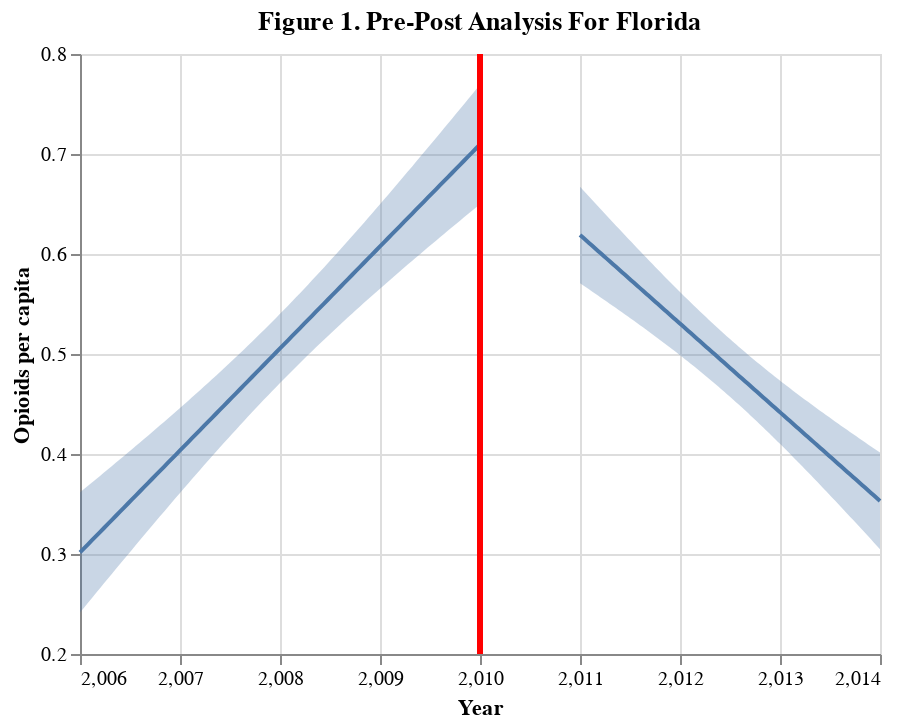

Write notebook code for a chart like this one.
### Markdown cell above
> pre-post opioids

### Code cell
xvar= "TRANSACTION_YEAR"
yvar="opioid_shipment_population_ratio"
analysis = "Figure 1. Pre-Post Analysis For Florida"
target = "Opioids per capita"
fit, chart = pre_post(FL, yvar, xvar, 2010, analysis, target, alpha=0.05)
chart

### Figure 1 — Vega-Lite specification as saved in the notebook (floating-point values rounded to 4 significant figures)
{"config": {"view": {"continuousWidth": 400, "continuousHeight": 300}}, "layer": [{"data": {"name": "data-a76bc3c2d5323b0b898fb3b36c66be7e"}, "mark": "errorband", "encoding": {"x": {"field": "TRANSACTION_YEAR", "type": "quantitative"}, "y": {"axis": {"title": "Opioids per capita"}, "field": "ci_low", "type": "quantitative"}, "y2": {"field": "ci_high"}}}, {"data": {"name": "data-72e9d8d68cb19b247562987fa0ee10a0"}, "mark": "errorband", "encoding": {"x": {"field": "TRANSACTION_YEAR", "type": "quantitative"}, "y": {"axis": {"title": "Opioids per capita"}, "field": "ci_low", "type": "quantitative"}, "y2": {"field": "ci_high"}}}, {"data": {"name": "data-a76bc3c2d5323b0b898fb3b36c66be7e"}, "mark": "line", "encoding": {"x": {"field": "TRANSACTION_YEAR", "type": "quantitative"}, "y": {"field": "opioid_shipment_population_ratio", "scale": {"zero": false}, "type": "quantitative"}}}, {"data": {"name": "data-72e9d8d68cb19b247562987fa0ee10a0"}, "mark": "line", "encoding": {"x": {"field": "TRANSACTION_YEAR", "title": "Year", "type": "quantitative"}, "y": {"field": "opioid_shipment_population_ratio", "scale": {"zero": false}, "type": "quantitative"}}}, {"data": {"name": "data-c6a99109c809d7b1b46dbbb9b2adf5d2"}, "mark": {"type": "rule", "color": "red", "strokeWidth": 3}, "encoding": {"x": {"field": "x", "type": "quantitative"}}}], "title": "Figure 1. Pre-Post Analysis For Florida", "$schema": "https://vega.github.io/schema/vega-lite/v4.17.0.json", "datasets": {"data-a76bc3c2d5323b0b898fb3b36c66be7e": [{"TRANSACTION_YEAR": 2006.0, "opioid_shipment_population_ratio": 0.3015, "ci_low": 0.2415, "ci_high": 0.3616}, {"TRANSACTION_YEAR": 2006.0, "opioid_shipment_population_ratio": 0.3056, "ci_low": 0.2463, "ci_high": 0.3649}, {"TRANSACTION_YEAR": 2006.0, "opioid_shipment_population_ratio": 0.3097, "ci_low": 0.2512, "ci_high": 0.3682}, {"TRANSACTION_YEAR": 2006.0, "opioid_shipment_population_ratio": 0.3138, "ci_low": 0.2561, "ci_high": 0.3715}, {"TRANSACTION_YEAR": 2006.0, "opioid_shipment_population_ratio": 0.3179, "ci_low": 0.2609, "ci_high": 0.3748}, {"TRANSACTION_YEAR": 2006.0, "opioid_shipment_population_ratio": 0.3219, "ci_low": 0.2658, "ci_high": 0.3781}, {"TRANSACTION_YEAR": 2006.0, "opioid_shipment_population_ratio": 0.326, "ci_low": 0.2706, "ci_high": 0.3814}, {"TRANSACTION_YEAR": 2006.0, "opioid_shipment_population_ratio": 0.3301, "ci_low": 0.2755, "ci_high": 0.3847}, {"TRANSACTION_YEAR": 2006.0, "opioid_shipment_population_ratio": 0.3342, "ci_low": 0.2803, "ci_high": 0.388}, {"TRANSACTION_YEAR": 2006.0, "opioid_shipment_population_ratio": 0.3383, "ci_low": 0.2851, "ci_high": 0.3914}, {"TRANSACTION_YEAR": 2006.0, "opioid_shipment_population_ratio": 0.3423, "ci_low": 0.29, "ci_high": 0.3947}, {"TRANSACTION_YEAR": 2006.0, "opioid_shipment_population_ratio": 0.3464, "ci_low": 0.2948, "ci_high": 0.3981}, {"TRANSACTION_YEAR": 2006.0, "opioid_shipment_population_ratio": 0.3505, "ci_low": 0.2996, "ci_high": 0.4014}, {"TRANSACTION_YEAR": 2007.0, "opioid_shipment_population_ratio": 0.3546, "ci_low": 0.3044, "ci_high": 0.4048}, {"TRANSACTION_YEAR": 2007.0, "opioid_shipment_population_ratio": 0.3587, "ci_low": 0.3091, "ci_high": 0.4082}, {"TRANSACTION_YEAR": 2007.0, "opioid_shipment_population_ratio": 0.3627, "ci_low": 0.3139, "ci_high": 0.4116}, {"TRANSACTION_YEAR": 2007.0, "opioid_shipment_population_ratio": 0.3668, "ci_low": 0.3187, "ci_high": 0.415}, {"TRANSACTION_YEAR": 2007.0, "opioid_shipment_population_ratio": 0.3709, "ci_low": 0.3234, "ci_high": 0.4184}, {"TRANSACTION_YEAR": 2007.0, "opioid_shipment_population_ratio": 0.375, "ci_low": 0.3282, "ci_high": 0.4218}, {"TRANSACTION_YEAR": 2007.0, "opioid_shipment_population_ratio": 0.3791, "ci_low": 0.3329, "ci_high": 0.4252}, {"TRANSACTION_YEAR": 2007.0, "opioid_shipment_population_ratio": 0.3831, "ci_low": 0.3376, "ci_high": 0.4286}, {"TRANSACTION_YEAR": 2007.0, "opioid_shipment_population_ratio": 0.3872, "ci_low": 0.3423, "ci_high": 0.4321}, {"TRANSACTION_YEAR": 2007.0, "opioid_shipment_population_ratio": 0.3913, "ci_low": 0.347, "ci_high": 0.4356}, {"TRANSACTION_YEAR": 2007.0, "opioid_shipment_population_ratio": 0.3954, "ci_low": 0.3517, "ci_high": 0.439}, {"TRANSACTION_YEAR": 2007.0, "opioid_shipment_population_ratio": 0.3995, "ci_low": 0.3564, "ci_high": 0.4425}, {"TRANSACTION_YEAR": 2007.0, "opioid_shipment_population_ratio": 0.4035, "ci_low": 0.3611, "ci_high": 0.446}, {"TRANSACTION_YEAR": 2007.0, "opioid_shipment_population_ratio": 0.4076, "ci_low": 0.3657, "ci_high": 0.4496}, {"TRANSACTION_YEAR": 2007.0, "opioid_shipment_population_ratio": 0.4117, "ci_low": 0.3703, "ci_high": 0.4531}, {"TRANSACTION_YEAR": 2007.0, "opioid_shipment_population_ratio": 0.4158, "ci_low": 0.3749, "ci_high": 0.4566}, {"TRANSACTION_YEAR": 2007.0, "opioid_shipment_population_ratio": 0.4199, "ci_low": 0.3795, "ci_high": 0.4602}, {"TRANSACTION_YEAR": 2007.0, "opioid_shipment_population_ratio": 0.4239, "ci_low": 0.3841, "ci_high": 0.4638}, {"TRANSACTION_YEAR": 2007.0, "opioid_shipment_population_ratio": 0.428, "ci_low": 0.3887, "ci_high": 0.4674}, {"TRANSACTION_YEAR": 2007.0, "opioid_shipment_population_ratio": 0.4321, "ci_low": 0.3932, "ci_high": 0.471}, {"TRANSACTION_YEAR": 2007.0, "opioid_shipment_population_ratio": 0.4362, "ci_low": 0.3977, "ci_high": 0.4747}, {"TRANSACTION_YEAR": 2007.0, "opioid_shipment_population_ratio": 0.4403, "ci_low": 0.4022, "ci_high": 0.4783}, {"TRANSACTION_YEAR": 2007.0, "opioid_shipment_population_ratio": 0.4444, "ci_low": 0.4067, "ci_high": 0.482}, {"TRANSACTION_YEAR": 2007.0, "opioid_shipment_population_ratio": 0.4484, "ci_low": 0.4111, "ci_high": 0.4857}, {"TRANSACTION_YEAR": 2007.0, "opioid_shipment_population_ratio": 0.4525, "ci_low": 0.4156, "ci_high": 0.4894}, {"TRANSACTION_YEAR": 2008.0, "opioid_shipment_population_ratio": 0.4566, "ci_low": 0.42, "ci_high": 0.4932}, {"TRANSACTION_YEAR": 2008.0, "opioid_shipment_population_ratio": 0.4607, "ci_low": 0.4244, "ci_high": 0.497}, {"TRANSACTION_YEAR": 2008.0, "opioid_shipment_population_ratio": 0.4648, "ci_low": 0.4287, "ci_high": 0.5008}, {"TRANSACTION_YEAR": 2008.0, "opioid_shipment_population_ratio": 0.4688, "ci_low": 0.4331, "ci_high": 0.5046}, {"TRANSACTION_YEAR": 2008.0, "opioid_shipment_population_ratio": 0.4729, "ci_low": 0.4374, "ci_high": 0.5084}, {"TRANSACTION_YEAR": 2008.0, "opioid_shipment_population_ratio": 0.477, "ci_low": 0.4417, "ci_high": 0.5123}, {"TRANSACTION_YEAR": 2008.0, "opioid_shipment_population_ratio": 0.4811, "ci_low": 0.4459, "ci_high": 0.5162}, {"TRANSACTION_YEAR": 2008.0, "opioid_shipment_population_ratio": 0.4852, "ci_low": 0.4502, "ci_high": 0.5201}, {"TRANSACTION_YEAR": 2008.0, "opioid_shipment_population_ratio": 0.4892, "ci_low": 0.4544, "ci_high": 0.5241}, {"TRANSACTION_YEAR": 2008.0, "opioid_shipment_population_ratio": 0.4933, "ci_low": 0.4586, "ci_high": 0.5281}, {"TRANSACTION_YEAR": 2008.0, "opioid_shipment_population_ratio": 0.4974, "ci_low": 0.4627, "ci_high": 0.5321}, {"TRANSACTION_YEAR": 2008.0, "opioid_shipment_population_ratio": 0.5015, "ci_low": 0.4669, "ci_high": 0.5361}, {"TRANSACTION_YEAR": 2008.0, "opioid_shipment_population_ratio": 0.5056, "ci_low": 0.471, "ci_high": 0.5402}, {"TRANSACTION_YEAR": 2008.0, "opioid_shipment_population_ratio": 0.5096, "ci_low": 0.475, "ci_high": 0.5442}, {"TRANSACTION_YEAR": 2008.0, "opioid_shipment_population_ratio": 0.5137, "ci_low": 0.4791, "ci_high": 0.5484}, {"TRANSACTION_YEAR": 2008.0, "opioid_shipment_population_ratio": 0.5178, "ci_low": 0.4831, "ci_high": 0.5525}, {"TRANSACTION_YEAR": 2008.0, "opioid_shipment_population_ratio": 0.5219, "ci_low": 0.4871, "ci_high": 0.5567}, {"TRANSACTION_YEAR": 2008.0, "opioid_shipment_population_ratio": 0.526, "ci_low": 0.491, "ci_high": 0.5609}, {"TRANSACTION_YEAR": 2008.0, "opioid_shipment_population_ratio": 0.53, "ci_low": 0.495, "ci_high": 0.5651}, {"TRANSACTION_YEAR": 2008.0, "opioid_shipment_population_ratio": 0.5341, "ci_low": 0.4989, "ci_high": 0.5693}, {"TRANSACTION_YEAR": 2008.0, "opioid_shipment_population_ratio": 0.5382, "ci_low": 0.5028, "ci_high": 0.5736}, {"TRANSACTION_YEAR": 2008.0, "opioid_shipment_population_ratio": 0.5423, "ci_low": 0.5066, "ci_high": 0.5779}, {"TRANSACTION_YEAR": 2008.0, "opioid_shipment_population_ratio": 0.5464, "ci_low": 0.5105, "ci_high": 0.5823}, {"TRANSACTION_YEAR": 2008.0, "opioid_shipment_population_ratio": 0.5504, "ci_low": 0.5143, "ci_high": 0.5866}, {"TRANSACTION_YEAR": 2008.0, "opioid_shipment_population_ratio": 0.5545, "ci_low": 0.5181, "ci_high": 0.591}, {"TRANSACTION_YEAR": 2009.0, "opioid_shipment_population_ratio": 0.5586, "ci_low": 0.5218, "ci_high": 0.5954}, {"TRANSACTION_YEAR": 2009.0, "opioid_shipment_population_ratio": 0.5627, "ci_low": 0.5256, "ci_high": 0.5998}, {"TRANSACTION_YEAR": 2009.0, "opioid_shipment_population_ratio": 0.5668, "ci_low": 0.5293, "ci_high": 0.6043}, {"TRANSACTION_YEAR": 2009.0, "opioid_shipment_population_ratio": 0.5708, "ci_low": 0.533, "ci_high": 0.6087}, {"TRANSACTION_YEAR": 2009.0, "opioid_shipment_population_ratio": 0.5749, "ci_low": 0.5366, "ci_high": 0.6132}, {"TRANSACTION_YEAR": 2009.0, "opioid_shipment_population_ratio": 0.579, "ci_low": 0.5403, "ci_high": 0.6177}, {"TRANSACTION_YEAR": 2009.0, "opioid_shipment_population_ratio": 0.5831, "ci_low": 0.5439, "ci_high": 0.6223}, {"TRANSACTION_YEAR": 2009.0, "opioid_shipment_population_ratio": 0.5872, "ci_low": 0.5475, "ci_high": 0.6268}, {"TRANSACTION_YEAR": 2009.0, "opioid_shipment_population_ratio": 0.5912, "ci_low": 0.5511, "ci_high": 0.6314}, {"TRANSACTION_YEAR": 2009.0, "opioid_shipment_population_ratio": 0.5953, "ci_low": 0.5547, "ci_high": 0.636}, {"TRANSACTION_YEAR": 2009.0, "opioid_shipment_population_ratio": 0.5994, "ci_low": 0.5583, "ci_high": 0.6406}, {"TRANSACTION_YEAR": 2009.0, "opioid_shipment_population_ratio": 0.6035, "ci_low": 0.5618, "ci_high": 0.6452}, {"TRANSACTION_YEAR": 2009.0, "opioid_shipment_population_ratio": 0.6076, "ci_low": 0.5653, "ci_high": 0.6498}, {"TRANSACTION_YEAR": 2009.0, "opioid_shipment_population_ratio": 0.6117, "ci_low": 0.5688, "ci_high": 0.6545}, {"TRANSACTION_YEAR": 2009.0, "opioid_shipment_population_ratio": 0.6157, "ci_low": 0.5723, "ci_high": 0.6591}, {"TRANSACTION_YEAR": 2009.0, "opioid_shipment_population_ratio": 0.6198, "ci_low": 0.5758, "ci_high": 0.6638}, {"TRANSACTION_YEAR": 2009.0, "opioid_shipment_population_ratio": 0.6239, "ci_low": 0.5793, "ci_high": 0.6685}, {"TRANSACTION_YEAR": 2009.0, "opioid_shipment_population_ratio": 0.628, "ci_low": 0.5828, "ci_high": 0.6732}, {"TRANSACTION_YEAR": 2009.0, "opioid_shipment_population_ratio": 0.6321, "ci_low": 0.5862, "ci_high": 0.6779}, {"TRANSACTION_YEAR": 2009.0, "opioid_shipment_population_ratio": 0.6361, "ci_low": 0.5896, "ci_high": 0.6826}, {"TRANSACTION_YEAR": 2009.0, "opioid_shipment_population_ratio": 0.6402, "ci_low": 0.5931, "ci_high": 0.6874}, {"TRANSACTION_YEAR": 2009.0, "opioid_shipment_population_ratio": 0.6443, "ci_low": 0.5965, "ci_high": 0.6921}, {"TRANSACTION_YEAR": 2009.0, "opioid_shipment_population_ratio": 0.6484, "ci_low": 0.5999, "ci_high": 0.6969}, {"TRANSACTION_YEAR": 2009.0, "opioid_shipment_population_ratio": 0.6525, "ci_low": 0.6033, "ci_high": 0.7017}, {"TRANSACTION_YEAR": 2009.0, "opioid_shipment_population_ratio": 0.6565, "ci_low": 0.6066, "ci_high": 0.7064}, {"TRANSACTION_YEAR": 2010.0, "opioid_shipment_population_ratio": 0.6606, "ci_low": 0.61, "ci_high": 0.7112}, {"TRANSACTION_YEAR": 2010.0, "opioid_shipment_population_ratio": 0.6647, "ci_low": 0.6134, "ci_high": 0.716}, {"TRANSACTION_YEAR": 2010.0, "opioid_shipment_population_ratio": 0.6688, "ci_low": 0.6167, "ci_high": 0.7208}, {"TRANSACTION_YEAR": 2010.0, "opioid_shipment_population_ratio": 0.6729, "ci_low": 0.6201, "ci_high": 0.7256}, {"TRANSACTION_YEAR": 2010.0, "opioid_shipment_population_ratio": 0.6769, "ci_low": 0.6234, "ci_high": 0.7305}, {"TRANSACTION_YEAR": 2010.0, "opioid_shipment_population_ratio": 0.681, "ci_low": 0.6267, "ci_high": 0.7353}, {"TRANSACTION_YEAR": 2010.0, "opioid_shipment_population_ratio": 0.6851, "ci_low": 0.6301, "ci_high": 0.7401}, {"TRANSACTION_YEAR": 2010.0, "opioid_shipment_population_ratio": 0.6892, "ci_low": 0.6334, "ci_high": 0.745}, {"TRANSACTION_YEAR": 2010.0, "opioid_shipment_population_ratio": 0.6933, "ci_low": 0.6367, "ci_high": 0.7498}, {"TRANSACTION_YEAR": 2010.0, "opioid_shipment_population_ratio": 0.6973, "ci_low": 0.64, "ci_high": 0.7547}, {"TRANSACTION_YEAR": 2010.0, "opioid_shipment_population_ratio": 0.7014, "ci_low": 0.6433, "ci_high": 0.7596}, {"TRANSACTION_YEAR": 2010.0, "opioid_shipment_population_ratio": 0.7055, "ci_low": 0.6466, "ci_high": 0.7644}, {"TRANSACTION_YEAR": 2010.0, "opioid_shipment_population_ratio": 0.7096, "ci_low": 0.6499, "ci_high": 0.7693}], "data-72e9d8d68cb19b247562987fa0ee10a0": [{"TRANSACTION_YEAR": 2011.0, "opioid_shipment_population_ratio": 0.6191, "ci_low": 0.5708, "ci_high": 0.6674}, {"TRANSACTION_YEAR": 2011.0, "opioid_shipment_population_ratio": 0.6164, "ci_low": 0.5687, "ci_high": 0.6641}, {"TRANSACTION_YEAR": 2011.0, "opioid_shipment_population_ratio": 0.6137, "ci_low": 0.5667, "ci_high": 0.6608}, {"TRANSACTION_YEAR": 2011.0, "opioid_shipment_population_ratio": 0.6111, "ci_low": 0.5646, "ci_high": 0.6575}, {"TRANSACTION_YEAR": 2011.0, "opioid_shipment_population_ratio": 0.6084, "ci_low": 0.5626, "ci_high": 0.6543}, {"TRANSACTION_YEAR": 2011.0, "opioid_shipment_population_ratio": 0.6058, "ci_low": 0.5605, "ci_high": 0.651}, {"TRANSACTION_YEAR": 2011.0, "opioid_shipment_population_ratio": 0.6031, "ci_low": 0.5584, "ci_high": 0.6478}, {"TRANSACTION_YEAR": 2011.0, "opioid_shipment_population_ratio": 0.6004, "ci_low": 0.5564, "ci_high": 0.6445}, {"TRANSACTION_YEAR": 2011.0, "opioid_shipment_population_ratio": 0.5978, "ci_low": 0.5543, "ci_high": 0.6413}, {"TRANSACTION_YEAR": 2011.0, "opioid_shipment_population_ratio": 0.5951, "ci_low": 0.5522, "ci_high": 0.638}, {"TRANSACTION_YEAR": 2011.0, "opioid_shipment_population_ratio": 0.5925, "ci_low": 0.5501, "ci_high": 0.6348}, {"TRANSACTION_YEAR": 2011.0, "opioid_shipment_population_ratio": 0.5898, "ci_low": 0.548, "ci_high": 0.6316}, {"TRANSACTION_YEAR": 2011.0, "opioid_shipment_population_ratio": 0.5871, "ci_low": 0.5459, "ci_high": 0.6284}, {"TRANSACTION_YEAR": 2011.0, "opioid_shipment_population_ratio": 0.5845, "ci_low": 0.5438, "ci_high": 0.6252}, {"TRANSACTION_YEAR": 2011.0, "opioid_shipment_population_ratio": 0.5818, "ci_low": 0.5417, "ci_high": 0.622}, {"TRANSACTION_YEAR": 2011.0, "opioid_shipment_population_ratio": 0.5792, "ci_low": 0.5396, "ci_high": 0.6188}, {"TRANSACTION_YEAR": 2011.0, "opioid_shipment_population_ratio": 0.5765, "ci_low": 0.5374, "ci_high": 0.6156}, {"TRANSACTION_YEAR": 2012.0, "opioid_shipment_population_ratio": 0.5739, "ci_low": 0.5353, "ci_high": 0.6124}, {"TRANSACTION_YEAR": 2012.0, "opioid_shipment_population_ratio": 0.5712, "ci_low": 0.5331, "ci_high": 0.6092}, {"TRANSACTION_YEAR": 2012.0, "opioid_shipment_population_ratio": 0.5685, "ci_low": 0.531, "ci_high": 0.6061}, {"TRANSACTION_YEAR": 2012.0, "opioid_shipment_population_ratio": 0.5659, "ci_low": 0.5288, "ci_high": 0.6029}, {"TRANSACTION_YEAR": 2012.0, "opioid_shipment_population_ratio": 0.5632, "ci_low": 0.5266, "ci_high": 0.5998}, {"TRANSACTION_YEAR": 2012.0, "opioid_shipment_population_ratio": 0.5606, "ci_low": 0.5245, "ci_high": 0.5967}, {"TRANSACTION_YEAR": 2012.0, "opioid_shipment_population_ratio": 0.5579, "ci_low": 0.5223, "ci_high": 0.5935}, {"TRANSACTION_YEAR": 2012.0, "opioid_shipment_population_ratio": 0.5552, "ci_low": 0.52, "ci_high": 0.5904}, {"TRANSACTION_YEAR": 2012.0, "opioid_shipment_population_ratio": 0.5526, "ci_low": 0.5178, "ci_high": 0.5873}, {"TRANSACTION_YEAR": 2012.0, "opioid_shipment_population_ratio": 0.5499, "ci_low": 0.5156, "ci_high": 0.5842}, {"TRANSACTION_YEAR": 2012.0, "opioid_shipment_population_ratio": 0.5473, "ci_low": 0.5133, "ci_high": 0.5812}, {"TRANSACTION_YEAR": 2012.0, "opioid_shipment_population_ratio": 0.5446, "ci_low": 0.5111, "ci_high": 0.5781}, {"TRANSACTION_YEAR": 2012.0, "opioid_shipment_population_ratio": 0.5419, "ci_low": 0.5088, "ci_high": 0.5751}, {"TRANSACTION_YEAR": 2012.0, "opioid_shipment_population_ratio": 0.5393, "ci_low": 0.5065, "ci_high": 0.572}, {"TRANSACTION_YEAR": 2012.0, "opioid_shipment_population_ratio": 0.5366, "ci_low": 0.5042, "ci_high": 0.569}, {"TRANSACTION_YEAR": 2012.0, "opioid_shipment_population_ratio": 0.534, "ci_low": 0.5019, "ci_high": 0.566}, {"TRANSACTION_YEAR": 2012.0, "opioid_shipment_population_ratio": 0.5313, "ci_low": 0.4996, "ci_high": 0.563}, {"TRANSACTION_YEAR": 2012.0, "opioid_shipment_population_ratio": 0.5286, "ci_low": 0.4972, "ci_high": 0.5601}, {"TRANSACTION_YEAR": 2012.0, "opioid_shipment_population_ratio": 0.526, "ci_low": 0.4949, "ci_high": 0.5571}, {"TRANSACTION_YEAR": 2012.0, "opioid_shipment_population_ratio": 0.5233, "ci_low": 0.4925, "ci_high": 0.5542}, {"TRANSACTION_YEAR": 2012.0, "opioid_shipment_population_ratio": 0.5207, "ci_low": 0.4901, "ci_high": 0.5512}, {"TRANSACTION_YEAR": 2012.0, "opioid_shipment_population_ratio": 0.518, "ci_low": 0.4877, "ci_high": 0.5483}, {"TRANSACTION_YEAR": 2012.0, "opioid_shipment_population_ratio": 0.5153, "ci_low": 0.4852, "ci_high": 0.5454}, {"TRANSACTION_YEAR": 2012.0, "opioid_shipment_population_ratio": 0.5127, "ci_low": 0.4828, "ci_high": 0.5426}, {"TRANSACTION_YEAR": 2012.0, "opioid_shipment_population_ratio": 0.51, "ci_low": 0.4803, "ci_high": 0.5397}, {"TRANSACTION_YEAR": 2012.0, "opioid_shipment_population_ratio": 0.5074, "ci_low": 0.4778, "ci_high": 0.5369}, {"TRANSACTION_YEAR": 2012.0, "opioid_shipment_population_ratio": 0.5047, "ci_low": 0.4753, "ci_high": 0.5341}, {"TRANSACTION_YEAR": 2012.0, "opioid_shipment_population_ratio": 0.502, "ci_low": 0.4728, "ci_high": 0.5313}, {"TRANSACTION_YEAR": 2012.0, "opioid_shipment_population_ratio": 0.4994, "ci_low": 0.4703, "ci_high": 0.5285}, {"TRANSACTION_YEAR": 2012.0, "opioid_shipment_population_ratio": 0.4967, "ci_low": 0.4677, "ci_high": 0.5258}, {"TRANSACTION_YEAR": 2012.0, "opioid_shipment_population_ratio": 0.4941, "ci_low": 0.4651, "ci_high": 0.523}, {"TRANSACTION_YEAR": 2012.0, "opioid_shipment_population_ratio": 0.4914, "ci_low": 0.4625, "ci_high": 0.5203}, {"TRANSACTION_YEAR": 2012.0, "opioid_shipment_population_ratio": 0.4887, "ci_low": 0.4599, "ci_high": 0.5176}, {"TRANSACTION_YEAR": 2012.0, "opioid_shipment_population_ratio": 0.4861, "ci_low": 0.4572, "ci_high": 0.515}, {"TRANSACTION_YEAR": 2013.0, "opioid_shipment_population_ratio": 0.4834, "ci_low": 0.4546, "ci_high": 0.5123}, {"TRANSACTION_YEAR": 2013.0, "opioid_shipment_population_ratio": 0.4808, "ci_low": 0.4519, "ci_high": 0.5097}, {"TRANSACTION_YEAR": 2013.0, "opioid_shipment_population_ratio": 0.4781, "ci_low": 0.4492, "ci_high": 0.5071}, {"TRANSACTION_YEAR": 2013.0, "opioid_shipment_population_ratio": 0.4755, "ci_low": 0.4464, "ci_high": 0.5045}, {"TRANSACTION_YEAR": 2013.0, "opioid_shipment_population_ratio": 0.4728, "ci_low": 0.4437, "ci_high": 0.5019}, {"TRANSACTION_YEAR": 2013.0, "opioid_shipment_population_ratio": 0.4701, "ci_low": 0.4409, "ci_high": 0.4994}, {"TRANSACTION_YEAR": 2013.0, "opioid_shipment_population_ratio": 0.4675, "ci_low": 0.4381, "ci_high": 0.4968}, {"TRANSACTION_YEAR": 2013.0, "opioid_shipment_population_ratio": 0.4648, "ci_low": 0.4353, "ci_high": 0.4943}, {"TRANSACTION_YEAR": 2013.0, "opioid_shipment_population_ratio": 0.4622, "ci_low": 0.4325, "ci_high": 0.4918}, {"TRANSACTION_YEAR": 2013.0, "opioid_shipment_population_ratio": 0.4595, "ci_low": 0.4296, "ci_high": 0.4894}, {"TRANSACTION_YEAR": 2013.0, "opioid_shipment_population_ratio": 0.4568, "ci_low": 0.4267, "ci_high": 0.4869}, {"TRANSACTION_YEAR": 2013.0, "opioid_shipment_population_ratio": 0.4542, "ci_low": 0.4238, "ci_high": 0.4845}, {"TRANSACTION_YEAR": 2013.0, "opioid_shipment_population_ratio": 0.4515, "ci_low": 0.4209, "ci_high": 0.4821}, {"TRANSACTION_YEAR": 2013.0, "opioid_shipment_population_ratio": 0.4489, "ci_low": 0.418, "ci_high": 0.4797}, {"TRANSACTION_YEAR": 2013.0, "opioid_shipment_population_ratio": 0.4462, "ci_low": 0.4151, "ci_high": 0.4773}, {"TRANSACTION_YEAR": 2013.0, "opioid_shipment_population_ratio": 0.4435, "ci_low": 0.4121, "ci_high": 0.4749}, {"TRANSACTION_YEAR": 2013.0, "opioid_shipment_population_ratio": 0.4409, "ci_low": 0.4092, "ci_high": 0.4726}, {"TRANSACTION_YEAR": 2013.0, "opioid_shipment_population_ratio": 0.4382, "ci_low": 0.4062, "ci_high": 0.4703}, {"TRANSACTION_YEAR": 2013.0, "opioid_shipment_population_ratio": 0.4356, "ci_low": 0.4032, "ci_high": 0.468}, {"TRANSACTION_YEAR": 2013.0, "opioid_shipment_population_ratio": 0.4329, "ci_low": 0.4001, "ci_high": 0.4657}, {"TRANSACTION_YEAR": 2013.0, "opioid_shipment_population_ratio": 0.4302, "ci_low": 0.3971, "ci_high": 0.4634}, {"TRANSACTION_YEAR": 2013.0, "opioid_shipment_population_ratio": 0.4276, "ci_low": 0.3941, "ci_high": 0.4611}, {"TRANSACTION_YEAR": 2013.0, "opioid_shipment_population_ratio": 0.4249, "ci_low": 0.391, "ci_high": 0.4588}, {"TRANSACTION_YEAR": 2013.0, "opioid_shipment_population_ratio": 0.4223, "ci_low": 0.3879, "ci_high": 0.4566}, {"TRANSACTION_YEAR": 2013.0, "opioid_shipment_population_ratio": 0.4196, "ci_low": 0.3848, "ci_high": 0.4544}, {"TRANSACTION_YEAR": 2013.0, "opioid_shipment_population_ratio": 0.4169, "ci_low": 0.3817, "ci_high": 0.4521}, {"TRANSACTION_YEAR": 2013.0, "opioid_shipment_population_ratio": 0.4143, "ci_low": 0.3786, "ci_high": 0.4499}, {"TRANSACTION_YEAR": 2013.0, "opioid_shipment_population_ratio": 0.4116, "ci_low": 0.3755, "ci_high": 0.4477}, {"TRANSACTION_YEAR": 2013.0, "opioid_shipment_population_ratio": 0.409, "ci_low": 0.3724, "ci_high": 0.4455}, {"TRANSACTION_YEAR": 2013.0, "opioid_shipment_population_ratio": 0.4063, "ci_low": 0.3692, "ci_high": 0.4434}, {"TRANSACTION_YEAR": 2013.0, "opioid_shipment_population_ratio": 0.4036, "ci_low": 0.3661, "ci_high": 0.4412}, {"TRANSACTION_YEAR": 2013.0, "opioid_shipment_population_ratio": 0.401, "ci_low": 0.3629, "ci_high": 0.439}, {"TRANSACTION_YEAR": 2013.0, "opioid_shipment_population_ratio": 0.3983, "ci_low": 0.3598, "ci_high": 0.4369}, {"TRANSACTION_YEAR": 2014.0, "opioid_shipment_population_ratio": 0.3957, "ci_low": 0.3566, "ci_high": 0.4347}, {"TRANSACTION_YEAR": 2014.0, "opioid_shipment_population_ratio": 0.393, "ci_low": 0.3534, "ci_high": 0.4326}, {"TRANSACTION_YEAR": 2014.0, "opioid_shipment_population_ratio": 0.3903, "ci_low": 0.3502, "ci_high": 0.4305}, {"TRANSACTION_YEAR": 2014.0, "opioid_shipment_population_ratio": 0.3877, "ci_low": 0.347, "ci_high": 0.4284}, {"TRANSACTION_YEAR": 2014.0, "opioid_shipment_population_ratio": 0.385, "ci_low": 0.3438, "ci_high": 0.4263}, {"TRANSACTION_YEAR": 2014.0, "opioid_shipment_population_ratio": 0.3824, "ci_low": 0.3406, "ci_high": 0.4241}, {"TRANSACTION_YEAR": 2014.0, "opioid_shipment_population_ratio": 0.3797, "ci_low": 0.3374, "ci_high": 0.4221}, {"TRANSACTION_YEAR": 2014.0, "opioid_shipment_population_ratio": 0.377, "ci_low": 0.3341, "ci_high": 0.42}, {"TRANSACTION_YEAR": 2014.0, "opioid_shipment_population_ratio": 0.3744, "ci_low": 0.3309, "ci_high": 0.4179}, {"TRANSACTION_YEAR": 2014.0, "opioid_shipment_population_ratio": 0.3717, "ci_low": 0.3277, "ci_high": 0.4158}, {"TRANSACTION_YEAR": 2014.0, "opioid_shipment_population_ratio": 0.3691, "ci_low": 0.3244, "ci_high": 0.4137}, {"TRANSACTION_YEAR": 2014.0, "opioid_shipment_population_ratio": 0.3664, "ci_low": 0.3212, "ci_high": 0.4117}, {"TRANSACTION_YEAR": 2014.0, "opioid_shipment_population_ratio": 0.3638, "ci_low": 0.3179, "ci_high": 0.4096}, {"TRANSACTION_YEAR": 2014.0, "opioid_shipment_population_ratio": 0.3611, "ci_low": 0.3146, "ci_high": 0.4076}, {"TRANSACTION_YEAR": 2014.0, "opioid_shipment_population_ratio": 0.3584, "ci_low": 0.3114, "ci_high": 0.4055}, {"TRANSACTION_YEAR": 2014.0, "opioid_shipment_population_ratio": 0.3558, "ci_low": 0.3081, "ci_high": 0.4035}, {"TRANSACTION_YEAR": 2014.0, "opioid_shipment_population_ratio": 0.3531, "ci_low": 0.3048, "ci_high": 0.4014}], "data-c6a99109c809d7b1b46dbbb9b2adf5d2": [{"x": 2010}]}}
